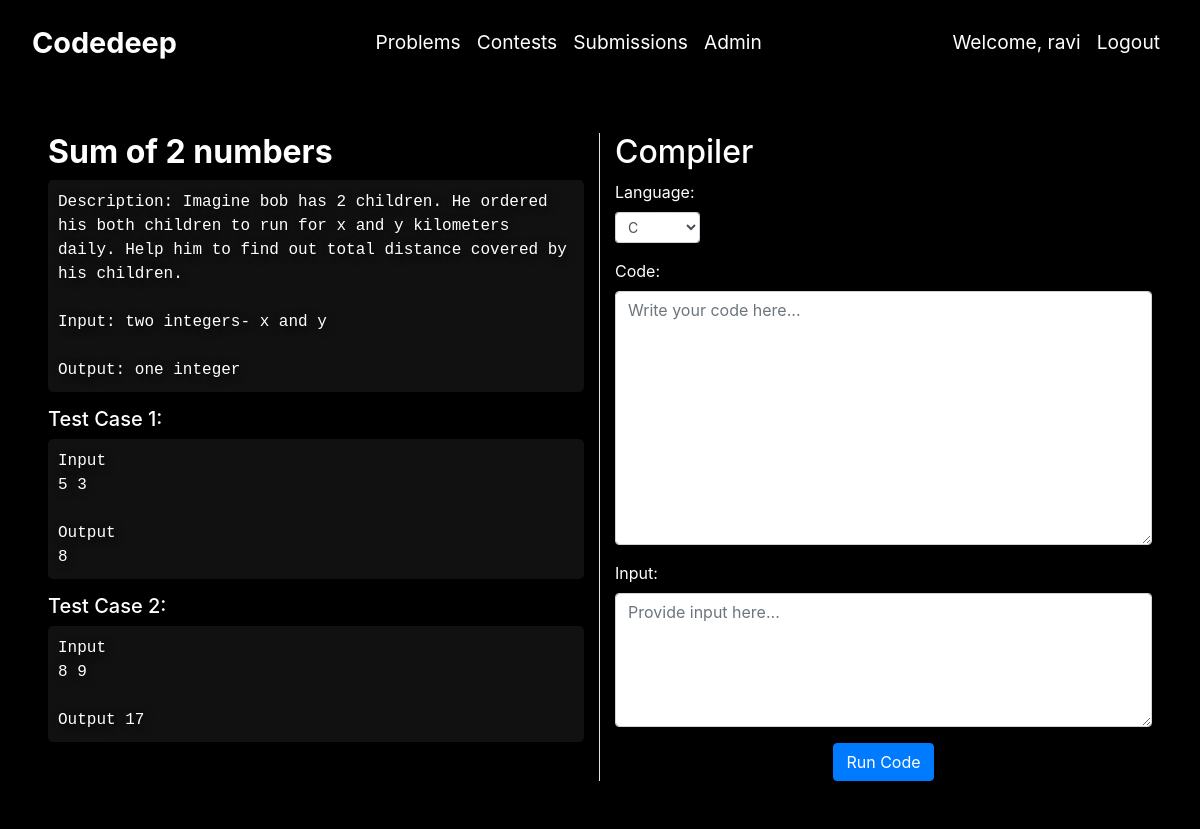
The app's page /problems/1/ (signed in) with its own data.
### problems/models.py (models this page shows, shortened)
class problem(models.Model):
    name = models.CharField(max_length=50)
    description = models.TextField(help_text="Enter the problem description. Use newlines to format the text.")
    testcase1 = models.TextField(help_text="Enter the first test case. Use newlines to format the input and output.")
    testcase2 = models.TextField(help_text="Enter the second test case. Use newlines to format the input and output.")
    solution_code = models.TextField(blank=True, null=True, help_text="Python solution code for this problem")

### problems/views.py (the view)
# urls.py: path('problems/<int:id>/',problem_detail),
@login_required
def problem_detail(request,id):
    req_problem = problem.objects.get(id=id)
    if request.method == "POST":
        language = request.POST.get('language')
        code = request.POST.get('code')
        inputData = request.POST.get('input')
        submission = codeSubmission(
            user=request.user,
            problem=req_problem,
            language=language,
            code=code,
            inputData=inputData
        )
        submission.save()
        outputData = runCode(language, code, inputData)
        submission.outputData = outputData
        if "Error:" in outputData or "error" in outputData.lower():
            if "compilation" in outputData.lower():
                submission.verdict = "CE"
            elif "timeout" in outputData.lower():
                submission.verdict = "TLE"
            else:
                submission.verdict = "RE"
        else:
            expected_output = ""
            if req_problem.solution_code:
                expected_output = runCode("py", req_problem.solution_code, inputData)
            else:
                expected_output = req_problem.testcase1
                print("No solution code found, using testcase1 as expected output")
            submission.expectedOutput = expected_output
            if compare_outputs(outputData, expected_output):
                print("OUTPUTS MATCH - ACCEPTED")
                submission.verdict = "AC"
            else:
                print("OUTPUTS DON'T MATCH - WRONG ANSWER")
                submission.verdict = "WA"
        submission.save()
        context = {
            "language": language,
            "code": code,
            "inputData": inputData,
            "outputData": outputData,
            "req_problem": req_problem,
            "submission": submission,
        }
        return render(request, "problem_result.html", context)
    else:
        context = {
            "req_problem": req_problem,
        }
        return render(request, "problem_detail.html", context)

### problems/templates/problem_detail.html (shortened to what this page needs)
{% extends 'base.html' %}
{% block content %}
<div class="container-fluid p-5">
    <div class="row">
        <div class="col-md-6 border-right text-left">
            <h2 style="font-weight: bold;">{{ req_problem.name }}</h2>
            <div class="problem-text">{{ req_problem.description }}</div>
            <h5>Test Case 1:</h5>
            <div class="problem-text">{{ req_problem.testcase1 }}</div>
            <h5>Test Case 2:</h5>
            <div class="problem-text">{{ req_problem.testcase2 }}</div>
        </div>
        <div class="col-md-6 text-left">
            <h2>Compiler</h2>
            <form method="POST">
                <div class="form-group">
                    <label for="language">Language:</label>
                    <select class="form-control form-control-sm" id="language" name="language">
                        <option value="c">C</option>
                    </select>
                </div>
                <div class="form-group">
                    <label for="code">Code:</label>
                    <textarea class="form-control" rows="10" name="code" id="code" placeholder="Write your code here..."></textarea>
                </div>
                <div class="form-group">
                    <label for="input">Input:</label>
                    <textarea class="form-control" rows="5" id="input" name="input" placeholder="Provide input here..."></textarea>
                </div>
                <div class="text-center">
                    <button type="submit" class="btn btn-primary">Run Code</button>
                </div>
            </form>
        </div>
    </div>
</div>
{% endblock %}

### problems/templates/base.html (shortened to what this page needs)
{% load static %}
<!DOCTYPE html>
<html lang="en">
<head>
    <link rel="stylesheet" href="https://cdn.jsdelivr.net/npm/bootstrap@4.6.2/dist/css/bootstrap.min.css">
</head>
<body>
    <div class="overlay"></div>
    <nav class="navbar navbar-expand-sm navbar-dark">
        <a class="navbar-brand" href="/">Codedeep</a>
        <ul class="navbar-nav center">
            {% if user.is_authenticated %}
                <li class="nav-item">
                    <a class="nav-link" href="/problems">Problems</a>
                </li>
                <li class="nav-item">
                    <a class="nav-link" href="/contests">Contests</a>
                </li>
                <li class="nav-item">
                    <a class="nav-link" href="/compiler/submissions/">Submissions</a>
                </li>
            {% endif %}
            <li class="nav-item">
                <a class="nav-link" href="/admin">Admin</a>
            </li>
        </ul>
        <ul class="navbar-nav ml-auto">
            {% if user.is_authenticated %}
                <li class="nav-item">
                    <a class="nav-link" href="#">Welcome, {{ user.username }}</a>
                </li>
                <li class="nav-item">
                    <a class="nav-link" href="/auth/logout">Logout</a>
                </li>
            {% endif %}
        </ul>
    </nav>
    <div class="content-container">
        {% block content %}{% endblock %}
    </div>
</body>
</html>

### problems/templates/problem_detail.html (style rules this page uses)
body { background: none; background-color: #000; color: rgb(230, 230, 230); }
.form-group label { text-align: left; display: block; }
.form-control-sm { width: auto; }
.problem-text { white-space: pre-wrap; font-family: monospace; background-color: #111; padding: 10px; border-radius: 5px; margin-bottom: 15px; }

### records on screen
problem: name "Sum of 2 numbers", description "Description: Imagine bob has 2 children. He ordered his both children to run for x and y kilometers daily. Help him to find out total distance covered by his children. Input: two integers- x and y Output: one integer", testcase1 "Input 5 3 Output 8", testcase2 "Input 8 9 Output 17"

### other values on screen
{{ user.username }} "ravi"
